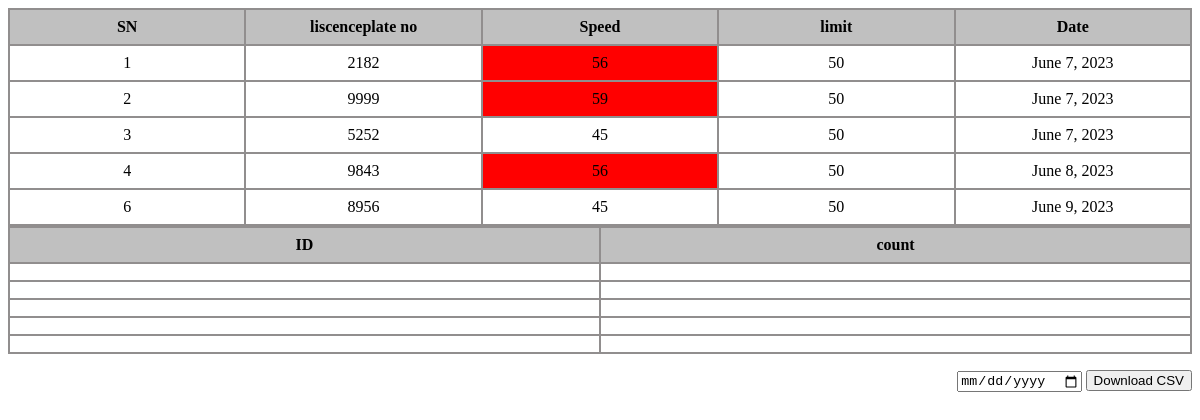
The page /viewrecords/ on the database its author committed.
### user_app/models.py (models this page shows)
class viewrecord(models.Model):
    SN= models.IntegerField()
    liscenceplate_no= models.IntegerField()
    speed= models.IntegerField()
    date= models.DateField()

### user_app/views.py (the view)
# urls.py: path("viewrecords/",views.viewrecords,name="viewrecords"),
def viewrecords(request):
    viewrecord_list= viewrecord.objects.all()
    return render ( request ,'viewrecords.html',
                   {'viewrecord_list': viewrecord_list})

### templates/viewrecords.html (shortened to what this page needs)
<html>
    <head>
    </head>
    <body>
        <table  id="myTable">
            <tr >
                <th >SN</th>
                <th>liscenceplate no</th>
                <th>Speed</th>
                <th>limit</th>
                <th>Date</th>
            </tr>
            {% for viewrecord in viewrecord_list %}
          <tr>
            <td>{{viewrecord.SN}}</td>
            <td>{{viewrecord.liscenceplate_no}}</td>
            <td>{{viewrecord.speed}}</td>
            <td>50</td>
            <td>{{viewrecord.date}}</td>
          </tr>
          {% endfor %}
        </table>
        <table>
          <tr>
            <th >ID</th>
            <th >count</th>
          </tr>
          {% for viewrecord in viewrecord_list %}
          <tr>
            <td>{{vehicle.ID}}</td>
            <td>{{vehicle.count}}</td>
          </tr>
          {% endfor %}
        </table>
        <p align="right">
          <input type="date" id="datePicker">
          <button onclick="generateCSV()">Download CSV</button>
          </p>
    </body>
</html>

### templates/viewrecords.html (style rules this page uses)
th, td { padding: 8px; border: 2px solid rgb(145, 142, 142); color: #000; text-align: center; vertical-align: center; }
table { border-collapse: collapse; border-spacing: 0; width: 100%; border: 1px solid #ddd; }
th { background-color: silver; width: 200px; }

### rows shown on the page
viewrecord: SN "1", liscenceplate_no "2182", speed "56", date "June 7, 2023"
viewrecord: SN "2", liscenceplate_no "9999", speed "59", date "June 7, 2023"
viewrecord: SN "3", liscenceplate_no "5252", speed "45", date "June 7, 2023"
viewrecord: SN "4", liscenceplate_no "9843", speed "56", date "June 8, 2023"
viewrecord: SN "6", liscenceplate_no "8956", speed "45", date "June 9, 2023"
